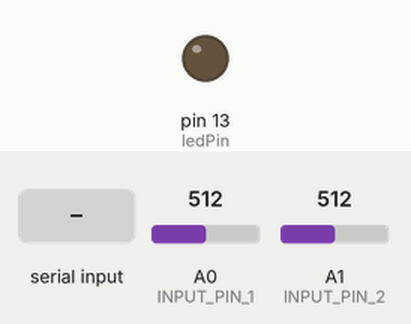
This sketch was run on a simulated Arduino Uno, built with avr-gcc and run on an emulated ATmega328P. On the bench: output pins drawn as LEDs (lit = HIGH). The inputs (shaded band) are chosen by the test bench; at power-on: A0 (INPUT_PIN_1) = 512, A1 (INPUT_PIN_2) = 512. What the sketch prints to the serial monitor is not drawn.

Above: at 1.2 s.
1.3 s: "1" received over Serial
At 2.5 s:
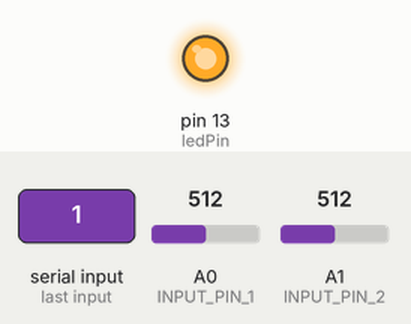
2.8 s: "0" received over Serial
At 3.8 s:
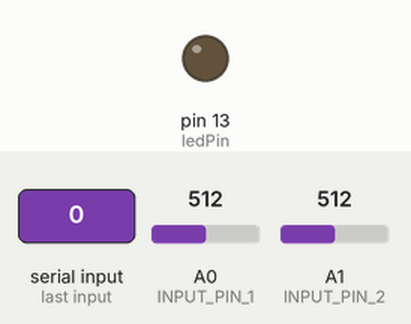
Timing chart, 0 to 5.8 s (numbered marks = the images above; inputs shaded):
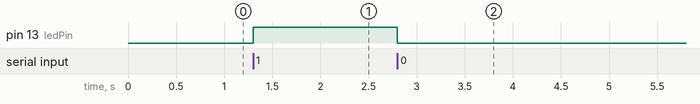

Measured:
- after the input at 1.3 s, pin 13 (ledPin): LOW → HIGH at once
- after the input at 2.8 s, pin 13 (ledPin): HIGH → LOW at once

The sketch:

arduino_code.ino
```cpp
#define SAMPLE_RATE 512  // Hz per channel
#define BAUD_RATE 115200
#define INPUT_PIN_1 A0
#define INPUT_PIN_2 A1
const int ledPin = 13;

void setup() {
  pinMode(ledPin, OUTPUT);
  Serial.begin(BAUD_RATE);
}

void loop() {
  // === 1. Serial Input for LED Control ===
  if (Serial.available()) {
    char signal = Serial.read();
    if (signal == '1') {
      digitalWrite(ledPin, HIGH); // Stress → LED ON
    } else if (signal == '0') {
      digitalWrite(ledPin, LOW);  // Relax → LED OFF
    }
  }

  // === 2. EEG Sampling & Transmission ===
  static unsigned long past = 0;
  unsigned long present = micros();
  unsigned long interval = present - past;
  past = present;

  static long timer = 0;
  timer -= interval;

  if (timer < 0) {
    timer += 1000000 / SAMPLE_RATE;

    int sensor_value_1 = analogRead(INPUT_PIN_1);
    int sensor_value_2 = analogRead(INPUT_PIN_2);

    // Output EEG data as CSV
    Serial.print(sensor_value_1);
    Serial.print(",");
    Serial.println(sensor_value_2);
  }
}
```
